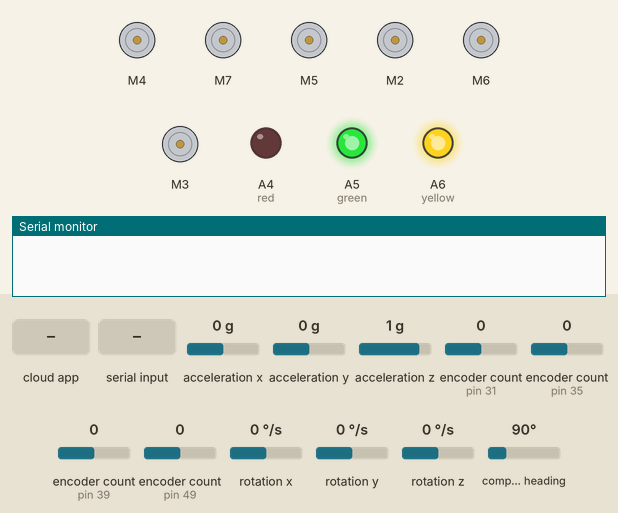
The sketch below on a simulated Arduino Mega 2560, built with avr-gcc and run on an emulated ATmega2560. On the bench: 6 × DC motor (green arrow = forward, orange = backward, longer = faster), output pins drawn as LEDs (lit = HIGH), the last lines printed to the serial monitor. Inputs (shaded band) come from the test bench; at power-on: acceleration x 0 g, acceleration y 0 g, acceleration z 1 g, encoder count (sensors on pin 31, pin 35, pin 39, pin 49) 0, rotation x 0 °/s, rotation y 0 °/s, rotation z 0 °/s, compass heading 90°. The ROS host is connected and sends only what is stated.

Above: at 1.2 s.
1.3 s: the phone or cloud app sets linear.x to -100
At 2.3 s:
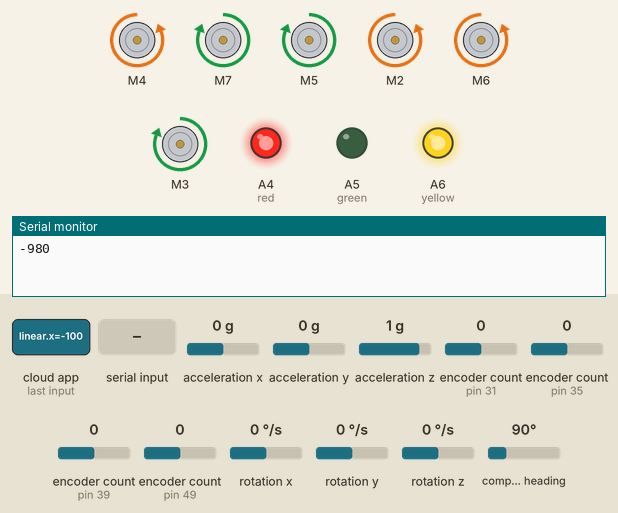
2.8 s: "default\n" received over the second serial link
At 4.0 s:
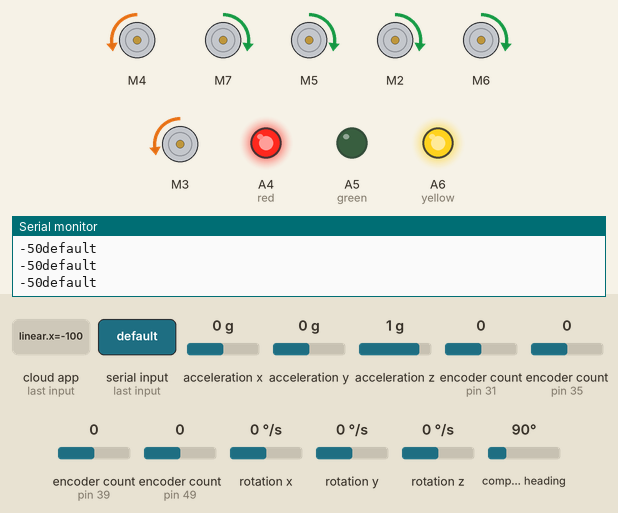
4.3 s: "w\n" received over the second serial link
At 5.3 s:
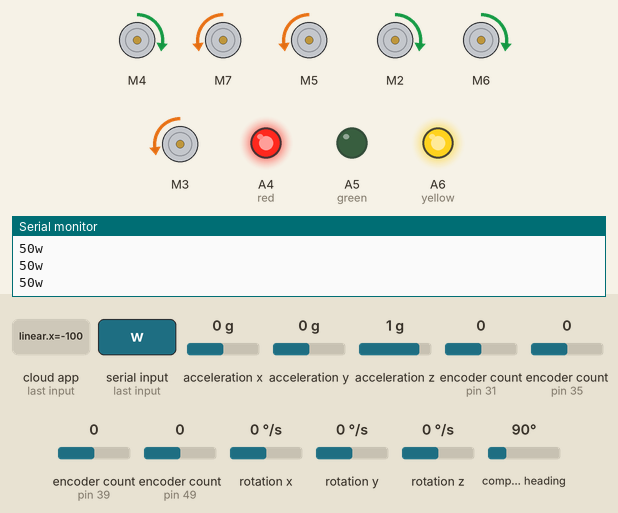
5.8 s: "s\n" received over the second serial link
At 6.4 s:
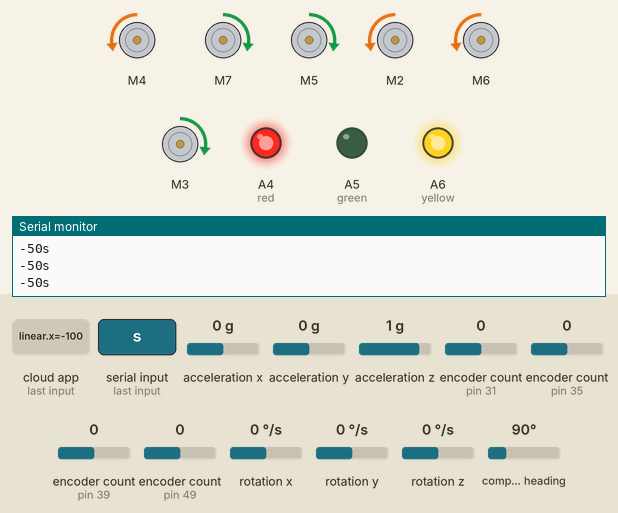
7.3 s: "q\n" received over the second serial link
At 7.6 s:
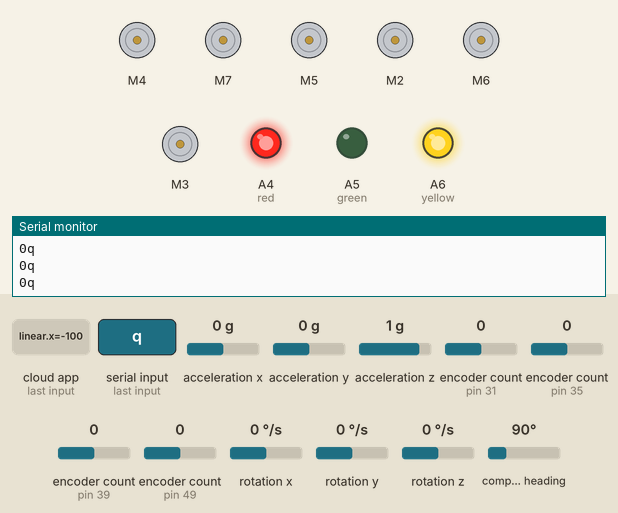
8.8 s: "a\n" received over the second serial link
At 9.7 s:
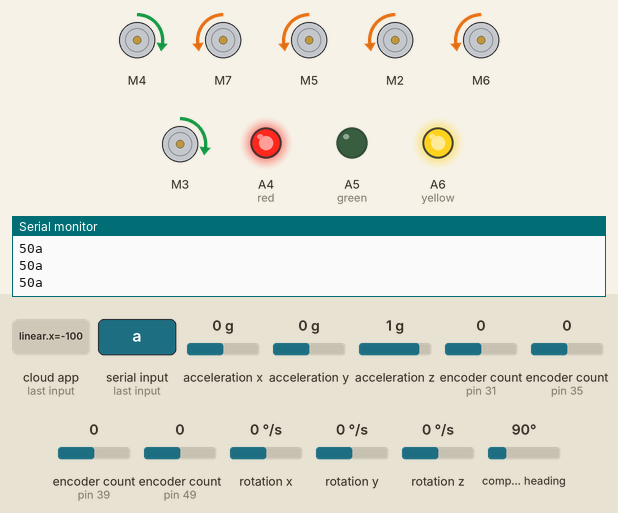
Timing chart, 0 to 11.3 s (numbered marks = the images above; inputs shaded):
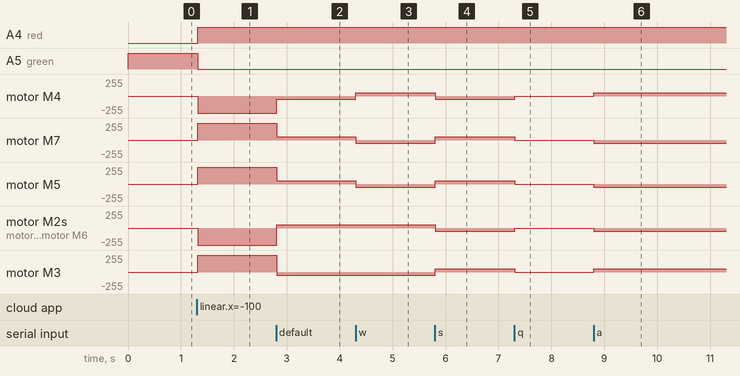

Measured:
- after the input at 1.3 s, A4 (red): LOW → HIGH at once; A5 (green): HIGH → LOW at once; motor M4, motor M2, motor M6: stopped → backward 255/255 at once; motor M7, motor M5, motor M3: stopped → forward 255/255 at once
- after the input at 2.8 s, motor M4: backward 255/255 → backward 50/255 at once; motor M7, motor M5: forward 255/255 → forward 50/255 at once; motor M2, motor M6: backward 255/255 → forward 50/255 at once; motor M3: forward 255/255 → backward 50/255 at once
- after the input at 4.3 s, motor M4: backward 50/255 → forward 50/255 at once; motor M7, motor M5: forward 50/255 → backward 50/255 at once
- after the input at 5.8 s, motor M4, motor M2, motor M6: forward 50/255 → backward 50/255 at once; motor M7, motor M5, motor M3: backward 50/255 → forward 50/255 at once
- after the input at 7.3 s, motor M4, motor M2, motor M6: backward 50/255 → stopped at once; motor M7, motor M5, motor M3: forward 50/255 → stopped at once
- after the input at 8.8 s, motor M4, motor M3: stopped → forward 50/255 at once; motor M7, motor M5, motor M2, motor M6: stopped → backward 50/255 at once

The sketch:

Lower_imudata_added.ino
```cpp
#define USE_USBCON

#include <Encoder.h>

#define Encoder_output_A1 53
#define Encoder_output_B1 52
#define Encoder_output_A2 49
#define Encoder_output_B2 47
#define Encoder_output_A3 15 // 44
#define Encoder_output_B3 16 // 42
#define Encoder_output_A4 39
#define Encoder_output_B4 37
#define Encoder_output_A5 35
#define Encoder_output_B5 33
#define Encoder_output_A6 31
#define Encoder_output_B6 29
#define Encoder_output_A7 36
#define Encoder_output_B7 38
#define Encoder_output_A8 32
#define Encoder_output_B8 30
#define Encoder_output_A9 26
#define Encoder_output_B9 28
#define Encoder_output_A10 24
#define Encoder_output_B10 22
#define front_left_home
#define tolerance_tick 1
#define const_speed 255
#define max_turning_speed 25
#define min_turning_speed 5
#define total_angle 360
#define max_lock_torque 1
#define slow_indicator_tick 1000
#define servo_constant 2
#define red A4
#define green A5
#define yellow A6

#define tolerance_tick 1
#define const_speed 255
#define max_turning_speed 25
#define min_turning_speed 5
#define total_angle 360
#define max_lock_torque 1
#define slow_indicator_tick 1000
#define rpm_constant 1848.0 / 18.0
#define rpm 1

#include <ros.h>
#include <geometry_msgs/Twist.h>
#include "CytronMotorDriver.h"
#include <std_msgs/String.h>
#include <Wire.h>
#include <sensor_msgs/Imu.h>
#include <Adafruit_Sensor.h>
#include <Adafruit_BNO055.h>

Adafruit_BNO055 bno = Adafruit_BNO055();


//RPM calculation parameters
#define total_tick_1Rotation 3000
#define rpm_delay 10

// Define the speed parameters
#define noise_threshold 10
#define delta_speed 5
#define number_of_encoders 4 // this defines the number of encoders used

String currentSteeringMode = "default"; // Initial mode is "default"


ros::NodeHandle nh;
geometry_msgs::Twist cmd_vel;
std_msgs::String pulseCountsMsg;
std_msgs::String rpm_msg;
sensor_msgs::Imu imu_msg;


CytronMD motor_front_right(PWM_DIR, 2, 8);
CytronMD motor_front_left(PWM_DIR, 4, 9);
CytronMD motor_middle_right(PWM_DIR, 3, 10); // neg
CytronMD motor_middle_left(PWM_DIR, 5, 11);  // neg
CytronMD motor_back_right(PWM_DIR, 6, 12);
CytronMD motor_back_left(PWM_DIR, 7, 13); // neg

//CytronMD motor_front_left_steering(PWM_DIR, 50, A1);
//CytronMD motor_back_left_steering(PWM_DIR, 52, A0); // reverse
//CytronMD motor_back_right_steering(PWM_DIR, 48, A2); // reverse
//CytronMD motor_front_right_steering(PWM_DIR, 46, A3); // forward


const int pulsesPerRevolution = 40000; // Adjust this based on your encoder specs

const float wheelBase = 0.2;    // Replace with your robot's wheelbase (distance between wheels)
const float wheelRadius = 0.05; // Replace with your wheel radius

int reset_counter = 0;


volatile int turnfactor = 0;

int tolerance(int a, int b)
{
  if (abs(a - b) < tolerance_tick)
  {
    return 1;
  }
  else
  {
    return 0;
  }
}

float variance(float velocity, float meanVelocity) // used for finding the RPM variance
{
  return abs(meanVelocity - velocity);
}

float rpm_value[number_of_encoders] = {0};

void getrpm(unsigned long Timediff, long int delta_tick[]) //this function is used to find the RPM
{
  for (int i = 0; i < number_of_encoders; i++)
  {
    double num = delta_tick[i] * 60000;
    double deno = total_tick_1Rotation * Timediff;
    rpm_value[i] = num / deno;
  }
}

void steeringModeCallback(const std_msgs::String &msg)
{
  currentSteeringMode = msg.data;
}

void cmdVelCallback(const geometry_msgs::Twist &msg)
{
  float linearVel = msg.linear.x;
  float angularVel = msg.angular.z;

  if (currentSteeringMode == "default")
  {
    int linear_Val = linearVel * 255 / 0.26;
    int angular_Val = angularVel * 255 / 1.82;

    int leftSpeed = (linear_Val - angular_Val);
    int rightSpeed = (linear_Val + angular_Val);

    motion(leftSpeed, rightSpeed);
  }

  if (linearVel == 0 && angularVel == 0)
  {
    digitalWrite(red, HIGH);
    digitalWrite(yellow, LOW);
    digitalWrite(green, HIGH);
  }
  else
  {
    digitalWrite(red, HIGH);
    digitalWrite(yellow, HIGH);
    digitalWrite(green, LOW);
  }
}

void motion(int leftSpeed, int rightSpeed)
{
  Serial.print(leftSpeed);
  motor_front_left.setSpeed(leftSpeed);  //-leftSpeed
  motor_back_left.setSpeed(-leftSpeed);  // leftSpeed
  motor_middle_left.setSpeed(-leftSpeed);
  motor_front_right.setSpeed(rightSpeed);
  motor_back_right.setSpeed(rightSpeed);
  motor_middle_right.setSpeed(-rightSpeed);
}

ros::Subscriber<geometry_msgs::Twist> cmd_vel_sub("cmd_vel", cmdVelCallback);
ros::Publisher rpm_pub("/rpm", &rpm_msg);

ros::Publisher pulseCountsPub("pulse_counts", &pulseCountsMsg);
ros::Publisher imu_pub("imu_data", &imu_msg);


ros::Subscriber<std_msgs::String> steeringModeSub("steering_mode", steeringModeCallback);

#define overide_speed 50

String in = "X";
bool override = false;

// Create encoder instances
Encoder back_left_Encoder(Encoder_output_A6, Encoder_output_B6);
//Encoder middle_left_Encoder(Encoder_output_A3, Encoder_output_B3);
Encoder front_left_Encoder(Encoder_output_A5, Encoder_output_B5);
Encoder front_right_Encoder(Encoder_output_A2, Encoder_output_B2);
//Encoder middle_right_Encoder(Encoder_output_A1, Encoder_output_B1);
Encoder back_right_Encoder(Encoder_output_A4, Encoder_output_B4);

Encoder WheelEncoders[number_of_encoders] = {back_left_Encoder, front_left_Encoder, front_right_Encoder, back_right_Encoder};

long prev_A[number_of_encoders] = {0}; // stores the old values of encoders

void setup()
{
  Serial.begin(57600);
  Serial3.begin(115200);
  pinMode(red, OUTPUT);
  pinMode(yellow, OUTPUT);
  pinMode(green, OUTPUT);

  digitalWrite(red, LOW);
  digitalWrite(yellow, HIGH);
  digitalWrite(green, HIGH);


  nh.initNode();
  nh.subscribe(cmd_vel_sub);
  nh.advertise(pulseCountsPub);
  nh.advertise(rpm_pub);
    nh.advertise(imu_pub);

}


  long delta_tick[number_of_encoders] = {0};
  long diff_delta_tick[number_of_encoders] = {0}; //used to store the change in ticks for each encoders from the mean tick value

void loop()
{

  ////////////////////////////////////////////////////////////////////////////////////////////////////

  // Read encoder values

  unsigned long startTime = millis();
  long back_left_Encoder_Value = back_left_Encoder.read(); // index 0
  //long middle_left_Encoder_Value = middle_left_Encoder.read();// index 1
  long front_left_Encoder_Value = front_left_Encoder.read();// index 2
  long front_right_Encoder_Value = front_right_Encoder.read();// index 3
  //long middle_right_Encoder_Value = middle_right_Encoder.read();// index 4
  long back_right_Encoder_Value = back_right_Encoder.read(); // index 5

  long A[number_of_encoders] = {back_left_Encoder_Value, front_left_Encoder_Value, front_right_Encoder_Value, back_right_Encoder_Value}; //array of encoder values

  int direction[number_of_encoders] = {0};

  long meanVelocityForward = 0;
  long meanVelocityBackward = 0;

  for (int i = 0; i < number_of_encoders; i++)
  {
    if (A[i] == prev_A[i])
    {
      direction[i] = 0;
    }
    else if (A[i] > prev_A[i])
    {
      direction[i] = 1;
    }
    else if (A[i] < prev_A[i])
    {
      direction[i] = -1;
    }
    delta_tick[i] = (abs(A[i]) - abs(prev_A[i]));
  }

  for (int i = 0; i < number_of_encoders; i++)
  {
    if (direction[i] == 1)
    {
      meanVelocityForward = meanVelocityForward + delta_tick[i];
    }
    else if (direction[i] == -1)
    {
      meanVelocityBackward = meanVelocityBackward + delta_tick[i];
    }
  }

  meanVelocityForward = meanVelocityForward / number_of_encoders;
  meanVelocityBackward = meanVelocityBackward / number_of_encoders;

  for (int i = 0; i < number_of_encoders; i++)
  {
    if (direction[i] == 1)
    {
      diff_delta_tick[i] = variance(delta_tick[i], meanVelocityForward);
    }
    else if (direction[i] == -1)
    {
      diff_delta_tick[i] = variance(delta_tick[i], meanVelocityBackward);
    }
  }

  delay(rpm_delay);
  for (int i = 0; i < number_of_encoders; i++)
  {
    prev_A[i] = A[i];
  }


  ////////////////////////////////////////////////////////////////////////////////////////////////////

  // Create a comma-separated string of pulse counts
  String pulseCountsStr = String(A[0]) + "," +
                          String(A[1]) + "," +
                          String(A[2]) + "," +
                          String(A[3]);

  pulseCountsMsg.data = pulseCountsStr.c_str();
  pulseCountsPub.publish(&pulseCountsMsg);


  //override
  if (Serial3.available())
  {
    in = Serial3.readStringUntil('\n');
  }
  if (override || in != "X")
  {

    Serial.println(in);

    override = true;
    if (in[0] == 'w')
    {
      motion(overide_speed, overide_speed);
    }
    else if (in[0] == 's')
    {
      motion(-overide_speed, -overide_speed);
    }
    else if (in[0] == 'a')
    {
      motion(overide_speed, -overide_speed);
    }
    else if (in[0] == 'd')
    {
      motion(-overide_speed, overide_speed);
    }
    else if (in[0] == 'q')
    {
      motion(0, 0);
    }
    return;
  }


  nh.spinOnce();
      unsigned long Timediff = millis() - startTime;
  getrpm(Timediff, delta_tick);


      String rpm_data = String(delta_tick[0]) + "," +
                    String(delta_tick[1]) + "," +
                    String(delta_tick[2]) + "," +
                    String(delta_tick[3]);

  // Publish RPM values as a single string
  rpm_msg.data = rpm_data.c_str();
  rpm_pub.publish(&rpm_msg);

  imu::Vector<3> acc = bno.getVector(Adafruit_BNO055::VECTOR_ACCELEROMETER);
  imu::Vector<3> gyro = bno.getVector(Adafruit_BNO055::VECTOR_GYROSCOPE);

  imu_msg.linear_acceleration.x = acc.x();
  imu_msg.linear_acceleration.y = acc.y();
  imu_msg.linear_acceleration.z = acc.z();

  imu_msg.angular_velocity.x = gyro.x();
  imu_msg.angular_velocity.y = gyro.y();
  imu_msg.angular_velocity.z = gyro.z();
  imu_pub.publish(&imu_msg);

}
```
